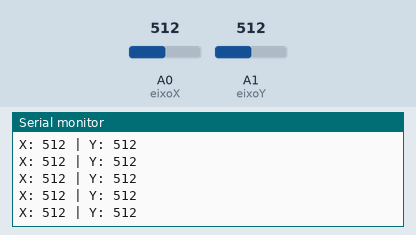
This sketch was run on a simulated Arduino Uno, built with avr-gcc and run on an emulated ATmega328P. Shown: the last lines printed to the serial monitor. The inputs (shaded band) are chosen by the test bench; at power-on: A0 (eixoX) = 512, A1 (eixoY) = 512.

Above: at 1.2 s.
1.3 s: A0 (eixoX) set to 585
At 1.56 s:
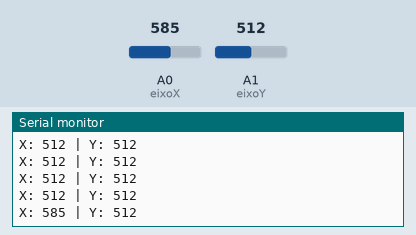
2.8 s: A0 (eixoX) set to 612
At 2.97 s:
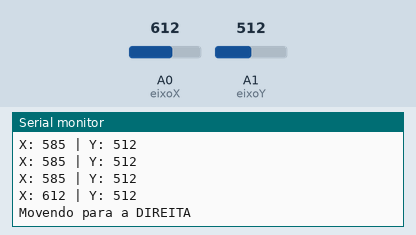
4.5 s: A1 (eixoY) set to 582
At 4.58 s:
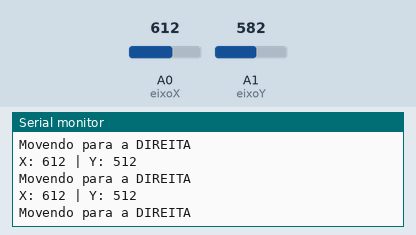
6.0 s: A1 (eixoY) set to 612
At 6.2 s:
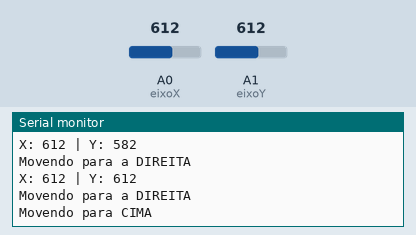
Timing chart, 0 to 9.0 s (numbered marks = the images above; inputs shaded):
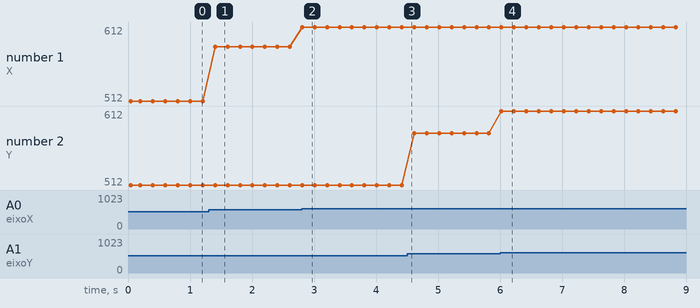

The sketch:

joystick.ino
```cpp
/*
  Colégio Estadual Gabriel de Lara - 22/04/2026
  Autor: Gerson Cesar Grobe de Miranda

  Objetivos: Estudar as ligações do JoyStick Shield
*/

//Não alterar os números das portas
#define botaoA 2
#define botaoB 3
#define botaoC 4
#define botaoD 5
#define botaoE 6
#define botaoF 7
#define botaoK 8
//mapeamento dos eixos X e Y
#define eixoX A0
#define eixoY A1

void setup() {
  // monitor serial
  Serial.begin(9600);
  //Configurar todos os botões como entrada e resistor interno
  for (int D = 2; D <= 8; D++) {
    pinMode(D, INPUT_PULLUP);
  }

  Serial.println("Sistema Iniciado. Pressione um botao...");
}

void loop() {
  //leitura dos valores analógicos (0 a 1023)
  int valorX = analogRead(eixoX);
  int valorY = analogRead(eixoY);

  //exibe os valores no monitor serial
  Serial.print("X: ");
  Serial.print(valorX);
  Serial.print(" | Y: ");
  Serial.println(valorY);
  // identificar movimento simples
  if (valorX > 600) { Serial.println("Movendo para a DIREITA"); }
  if (valorX < 400) { Serial.println("Movendo para a ESQUERDA"); }
  if (valorY > 600) { Serial.println("Movendo para CIMA"); }
  if (valorY < 400) { Serial.println("Movendo para BAIXO"); }
  delay(200); //pequena pausa para facilitar a leitura

}
```

Measured:
- the behaviour switches between 600 and 601 on A0 (eixoX) (found by bisection; images 1 and 2)
- the behaviour switches between 600 and 601 on A1 (eixoY) (found by bisection; images 3 and 4)
- after the input at 1.3 s, the serial monitor: prints a new line after 0.11 s (image 1)
- after the input at 2.8 s, the serial monitor: prints a new line at once (image 2)
- after the input at 6.0 s, the serial monitor: prints a new line at once (image 4)
- plotted number 1: 512 → 585 after the input at 1.3 s, 585 → 612 after the input at 2.8 s
- plotted number 2: 512 → 582 after the input at 4.5 s
